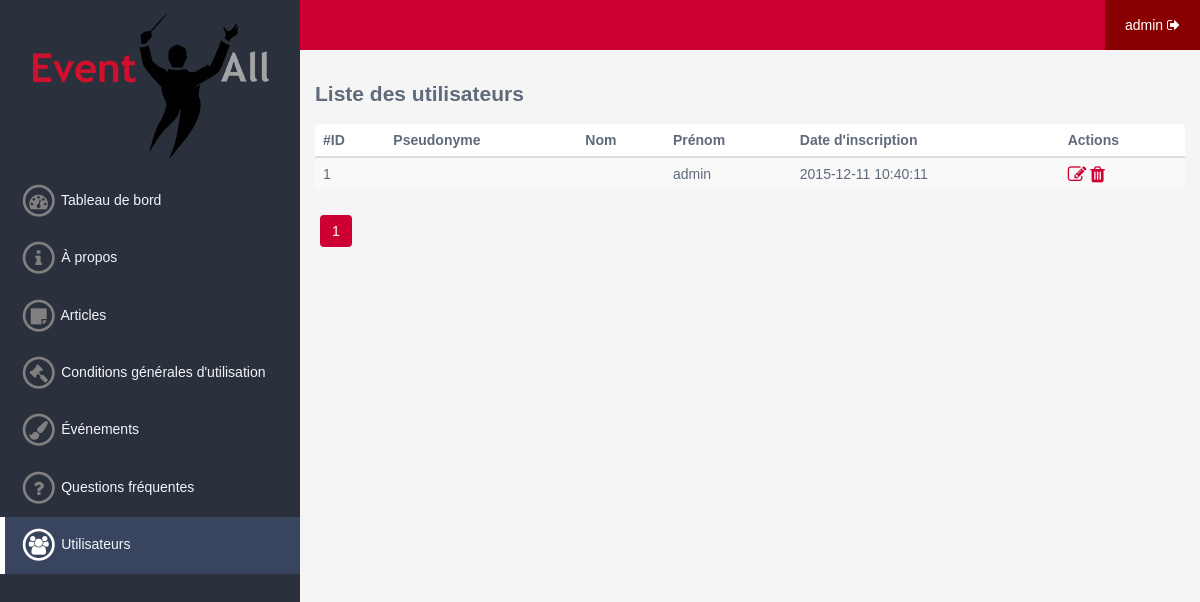
Page /admin/user (signed in) on the committed database.
### tables this page shows
CREATE TABLE IF NOT EXISTS `users` (
  `id` int(11) NOT NULL AUTO_INCREMENT,
  `nickname` varchar(255) NOT NULL,
  `email` varchar(255) NOT NULL,
  `password` varchar(255) NOT NULL,
  `photoprofil` varchar(255) DEFAULT NULL,
  `firstname` varchar(255) DEFAULT NULL,
  `lastname` varchar(255) DEFAULT NULL,
  `birthdate` date DEFAULT NULL,
  `sex` enum('m','f','ns') DEFAULT NULL,
  `phone` varchar(255) DEFAULT NULL,
  `adress` varchar(255) DEFAULT NULL,
  `zip_code` varchar(255) DEFAULT NULL,
  `city` varchar(255) DEFAULT NULL,
  `id_region` int(11) DEFAULT NULL,
  `commentaire` text DEFAULT NULL,
  `register_date` datetime DEFAULT NULL,
  `access` int(11) NOT NULL DEFAULT '0',
  `confirm` varchar(255) DEFAULT NULL,
  PRIMARY KEY (`id`)
);

### system/Controller.php (called while the page is built, shortened)
<?php
abstract class Controller {
	protected $view;
	protected $default_module;
	public final function execute($module = '', $params = array()) {
		 if(method_exists($this, $module)) {
			 return $this->$module($params);
		 }
	}
	public final function render() {
		$route  = Route::getRoute();
		$params = $route['params'];
		$module = (isset($params[0]) && method_exists($this, $params[0])) ? $params[0] : $this->default_module;
		$model = $this->execute($module, $params);
		$render = $this->view->render($module, $model);
		$title = $this->view->getGlobalVar('title');
		$css   = $this->view->getGlobalVar('css');
		$js    = $this->view->getGlobalVar('js');
		return array(
			'title' => $title,
			'css'   => $css,
			'js'    => $js,
			'tpl'   => $render
		);
	}
	public function setModel($model) {
		$this->model = $model;
	}
	public function setView($view) {
		$this->view = $view;
	}
}
?>

### system/Main.php (called while the page is built, shortened)
<?php
class Main {
	private $is404 = false;
	public function __construct() {
		$this->exec();
	}
	private function route() {
		$error = false;
		$this->is404 = $error;
	}
	private function exec() {
		$route = Route::getRoute();
		$admin = $route['admin'] == 1;
		$app = !empty($route['app']) ? $route['app'] : ($admin ? Config::get('config.defaultadminapp') : Config::get('config.defaultapp'));
		if ($admin) {
			$app_dir   = APPS_DIR.$app.DS.'admin'.DS;
			$app_name_clear = str_replace(' ', '', ucwords(preg_replace('#[^a-zA-Z]+#', ' ', $app)));
			$app_class = $app_name_clear.'AdminController';
		} else {
			$app_dir   = APPS_DIR.$app.DS;
			$app_name_clear = str_replace(' ', '', ucwords(preg_replace('#[^a-zA-Z]+#', ' ', $app)));
			$app_class = $app_name_clear.'Controller';
		}
		if (is_dir($app_dir) && file_exists($app_dir.'controller.php') && !$this->is404) {
			if (class_exists($app_class) && get_parent_class($app_class) == 'Controller') {
				$controller = new $app_class();
				if (file_exists($app_dir.'model.php')) {
					$model_class = str_replace('Controller', 'Model', $app_class);
					if (class_exists($model_class)) {
						$controller->setModel(new $model_class());
					}
				}
				if (file_exists($app_dir.'view.php')) {
					$view_class = str_replace('Controller', 'View', $app_class);
					if (class_exists($view_class) && get_parent_class($view_class) == 'View') {
						$controller->setView(new $view_class());
					}
				}
			}
		}
		$app_rendered = $controller->render();
	}
}
?>

### index.php (called while the page is built, shortened)
<?php
require_once SYS_DIR.'System.php';
require_once SYS_DIR.'Config.php';
require_once SYS_DIR.'Main.php';
$eua = new Main();
?>

### apps/user/model.php (called while the page is built, shortened)
<?php
class UserModel {
  public function __construct() {
    $this->db = System::getDb();
  }
}
?>

### system/Config.php (called while the page is built, shortened)
<?php
class Config {
	private static $configs = array();
	public static function get($path, $default = null) {
		$result = $default;
		if ($nodes = explode('.', $path)) {
			$config = &self::$configs;
			$path_count = count($nodes) - 1;
			for ($i = 0; $i < $path_count; $i++) {
				if (isset($config[$nodes[$i]])) {
					$config = &$config[$nodes[$i]];
				} else {
					break;
				}
			}
			if (isset($config[$nodes[$i]])) {
				$result = $config[$nodes[$i]];
			}
		}
		return $result;
	}
	public static function load($field, $file, $type = '') {
		switch(strtolower($type)) {
			case 'php':
				if (isset(${$field})) {
					self::$configs[$field] = ${$field};
				}
				break;
		}
		return true;
	}
}
?>

### system/config/config.php (called while the page is built)
<?php
$config = array(
  'base'            => 'http://localhost/Event-You-All',
  'defaultapp'      => 'events',
  'defaultadminapp' => 'board',
  'site_title'      => 'Event-You-All',
  'email'           => 'contact@event-you-all.fr'
);
?>

### system/System.php (called while the page is built, shortened)
<?php
class System {
	private static $dbInstance;
	public static function getDB() {
		if (!is_object(self::$dbInstance)) {
			$server   = Config::get('database.server');
			$dbname   = Config::get('database.dbname');
			$dsn      = 'mysql:dbname='.$dbname.';host='.$server;
			$user     = Config::get('database.user');
			$password = Config::get('database.pw');
			self::$dbInstance = new PDO($dsn, $user, $password);
			self::$dbInstance->query("SET NAMES 'utf8'");
			self::$dbInstance->setAttribute(PDO::ATTR_ERRMODE, PDO::ERRMODE_WARNING);
		}
		return self::$dbInstance;
	}
}
?>

### apps/user/admin/model.php (called while the page is built, shortened)
<?php
class UserAdminModel extends UserModel {
  public function getUsers($from = 0, $number = 9999999, $order = 'register_date', $asc = true, $where_clause = '') {
    $prep = $this->db->prepare('
      SELECT *
      FROM users
      '.$where_clause.'
      ORDER BY '.$order.' '.($asc ? 'ASC' : 'DESC').'
      LIMIT :from, :number
    ');
    $prep->bindParam(':from', $from, PDO::PARAM_INT);
    $prep->bindParam(':number', $number, PDO::PARAM_INT);
    $prep->execute();
    $users = $prep->fetchAll(PDO::FETCH_ASSOC);
    return $users;
  }
}
?>

### apps/user/admin/controller.php (called while the page is built, shortened)
<?php
class UserAdminController extends Controller {
  public function index(array $params) {
    $n = 50;
    $page = 1;
    $users = $this->model->getUsers(($page-1)*$n, $n);
    return array(
      'users'        => $users,
      'total'        => $this->model->countUsers(),
			'current_page' => $page,
			'per_page'     => $n
    );
  }
}
?>

### apps/user/admin/views/index.php (the view)
<div class="app-user app-user-admin app-user-admin-index">
  <h2 class="title">Liste des utilisateurs</h2>
  <table class="table">
    <thead>
      <tr>
        <th>#ID</th>
        <th>Pseudonyme</th>
        <th>Nom</th>
        <th>Prénom</th>
        <th>Date d'inscription</th>
        <th>Actions</th>
      </tr>
    </thead>
    <tbody>
      <?php foreach ($model['users'] as $user) { ?>
      <tr>
        <td><?php echo $user['id']; ?></td>
        <td><?php echo $user['firstname']; ?></td>
        <td><?php echo $user['lastname']; ?></td>
        <td><?php echo $user['nickname']; ?></td>
        <td><?php echo $user['register_date']; ?></td>
        <td>
          <a href="<?php echo Config::get('config.base'); ?>/admin/user/modify/<?php echo $user['id']; ?>" title="Modifier l'utilisateur"><i class="fa fa-edit fa-lg"></i></a>
          <a href="<?php echo Config::get('config.base'); ?>/admin/user/delete/<?php echo $user['id']; ?>" title="Supprimer l'utilisateur"><i class="fa fa-trash fa-lg"></i></a>
        </td>
      </tr>
      <?php } ?>
    </tbody>
  </table>
  <?php
    $numberOfPages = ceil($model['total'] / $model['per_page']);
  ?>
  <ul class="num_page">
      <?php
        for($n = 1; $n <= $numberOfPages; $n++) {
          if ($n == $model['current_page']) {
      ?>
      <li class="current"><?php echo $n; ?></li>
      <?php
          } else {
      ?>
      <li><a href="<?php echo Config::get('config.base'); ?>/admin/user/page/<?php echo $n; ?>"><?php echo $n; ?></a></li>
      <?php
          }
        }
      ?>
  </ul>
</div>

### templates/styles/admin.css (style rules this page uses)
* { box-sizing: border-box; }
html { height: 100%; }
body { height: 100%; background: #f5f5f5; color: #5f6b7b; font-family: "Trebuchet MS", Helvetica, sans-serif; font-size: 14px; }
a, a:focus { color: #CC0033; text-decoration: none; outline: none; }
.table { width: 100%; background: white; border-radius: 5px; }
.table thead th { text-align: left; padding: 8px; border-bottom: 2px solid #ddd; }
.table tbody tr:nth-child(odd) { background-color: #f9f9f9; }
.table tbody td { text-align: left; padding: 8px; border-top: 1px solid #ddd; }
.table thead tr th, .table thead tr td, .table tbody tr td { vertical-align: middle; overflow: visible; }
.num_page { list-style: none; margin: 0; margin-top: 20px; padding: 0; }
.num_page li { display: inline-block; margin: 5px; border-radius: 4px; background-color: white; }
.num_page li.current { padding: 6px 12px; line-height: 1.42857143; color: white; background-color: #CC0033; }

### rows in the picture
users: id "1", nickname "admin", register_date "2015-12-11 10:40:11"

### other values in the picture
$admin_app['name'] "À propos"
$admin_app['name'] "Articles"
$admin_app['name'] "Conditions générales d'utilisation"
$admin_app['name'] "Événements"
$admin_app['name'] "Questions fréquentes"
$admin_app['name'] "Utilisateurs"
$_SESSION['nickname'] "admin"
